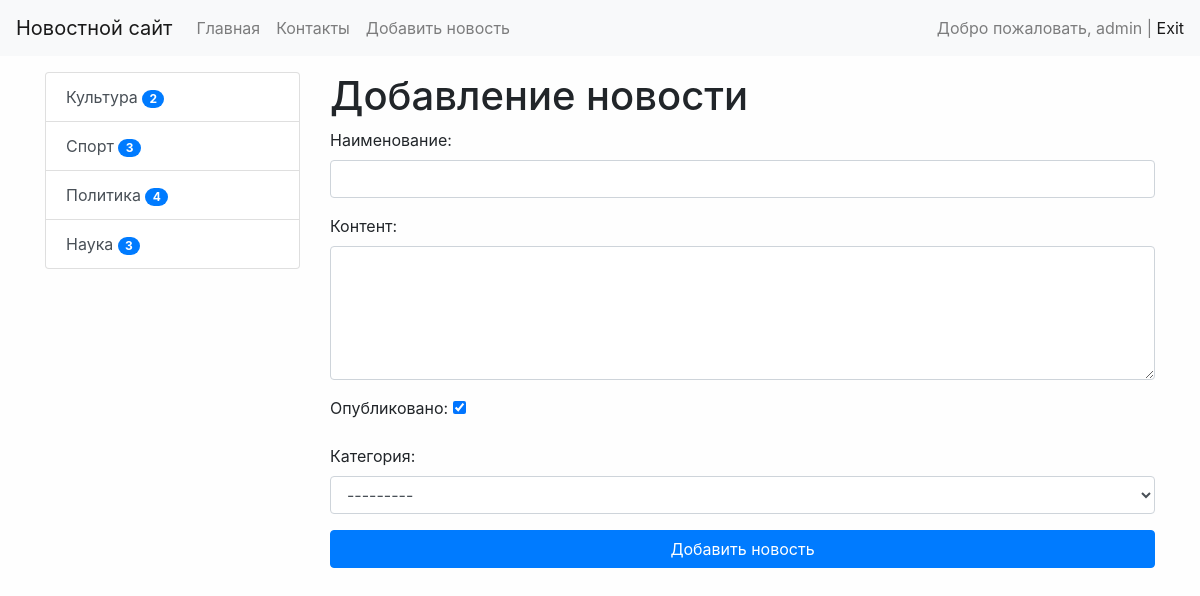
The app's page /news/add-news/ (signed in) with its own data.
### news/models.py (models this page shows)
class Category(models.Model):
    title = models.CharField(max_length=150, db_index=True, verbose_name='Наименование категории')
    def get_absolute_url(self):
        return reverse('category', kwargs={'category_id': self.pk})
    def __str__(self):
        return self.title
    class Meta:
        verbose_name = 'Категория'
        verbose_name_plural = 'Категории'
        ordering = ['title']

### news/views.py (the view)
# urls.py: path('news/add-news/', CreateNews.as_view(), name='add_news'),
class CreateNews(LoginRequiredMixin, CreateView):
    form_class = NewsForm
    template_name = 'news/add_news.html'
    login_url = '/admin/'  # если не авторизован - на страницу регистрации

### news/forms.py (shortened to what this page needs)
class NewsForm(forms.ModelForm):
    class Meta:
        model = News
        fields = ['title', 'content', 'is_published', 'category']
        widgets = {
            'title': forms.TextInput(attrs={'class': 'form-control'}),
            'content': forms.Textarea(attrs={'class': 'form-control', 'rows': 5}),
            'category': forms.Select(attrs={'class': 'form-control'}),
        }

### news/templatetags/news_tags.py (called while the page is built)
@register.inclusion_tag('news/list_categories.html')
def show_categories(arg1='Hello', arg2='world'):
    categories = Category.objects.annotate(cnt=Count('news', filter=F('news__is_published'))).filter(cnt__gt=0)
    return {"categories": categories, "arg1": arg1, "arg2": arg2}

### news/templates/news/add_news.html (shortened to what this page needs)
{% extends 'base.html' %}
{% block sidebar %}
{% include 'inc/_sidebar.html' %}
{% endblock %}
{% block content %}
<h1>Добавление новости</h1>
<form action="{% url 'add_news' %}" method="post">
    {{ form.as_p }}
    <button type="submit" class="btn btn-primary btn-block">Добавить новость</button>
</form>
{% endblock %}

### templates/inc/_nav.html (shortened to what this page needs)
<nav class="navbar navbar-expand-lg navbar-light bg-light">
    <a class="navbar-brand" href="{% url 'home' %}">Новостной сайт</a>
    <div class="collapse navbar-collapse" id="navbarSupportedContent">
        <ul class="navbar-nav mr-auto">
            <li class="nav-item"><a class="nav-link" href="{% url 'home' %}">Главная</a></li>
            <li class="nav-item"><a class="nav-link" href="{% url 'contact' %}">Контакты</a></li>
            {% if request.user.is_authenticated %}
            <li class="nav-item"><a class="nav-link" href="{% url 'add_news' %}">Добавить новость</a></li>
            {% endif %}
        </ul>
        <span class="navbar-text">
        {% if request.user.is_authenticated %}
        Добро пожаловать, {{user.username}} | <a href="{% url 'logout' %}">Exit</a>
        {% else %}
            <a href="{% url 'register' %}">Register</a> | <a href="{% url 'login' %}">Login</a>
        {% endif %}
        </span>
    </div>
</nav>

### news/templates/news/list_categories.html
<div class="list-group">
    {% for item in categories %}
    <a href="{{ item.get_absolute_url }}" class="list-group-item list-group-item-action">{{ item.title }}
                <span class="badge badge-primary badge-pill">{{ item.cnt }}</span></a>
    {% endfor %}
</div>

### mysite/static/css/style.css (style rules this page uses)
body { background-color: #fefefe; }

### records on screen
Category: title "Культура", cnt "2"
Category: title "Спорт", cnt "3"
Category: title "Политика", cnt "4"
Category: title "Наука", cnt "3"

### other values on screen
{{ user.username }} "admin"
